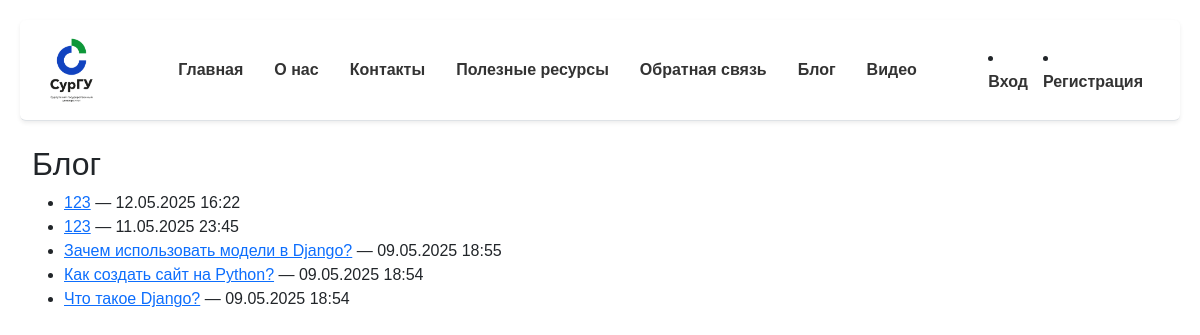
Screenshot of /blog/ with the database file from the repository.
### app/models.py (models this page shows, shortened)
class Blog(models.Model):
    title = models.CharField(max_length=200, verbose_name="Заголовок")
    description = models.TextField(verbose_name="Краткое содержание")
    content = models.TextField(verbose_name="Полное содержание")
    posted = models.DateTimeField(default=datetime.now, db_index=True, verbose_name="Опубликована")
    author = models.ForeignKey(User, null=True, blank=True, on_delete=models.SET_NULL, verbose_name="Автор")
    image = models.ImageField(upload_to='blog_images/', null=True, blank=True, verbose_name="Изображение")
    class Meta:
        verbose_name = "Статья блога"
        verbose_name_plural = "Статьи блога"

### app/views.py (the view)
# urls.py: path('blog/', views.blog_list, name='blog_list'),
def blog_list(request):
    blogs = Blog.objects.all().order_by('-posted')
    return render(request, 'app/blog_list.html', {'blogs': blogs, 'title': 'Блог'})

### app/templates/app/blog_list.html (shortened to what this page needs)
{% extends 'app/layout.html' %}
{% block content %}
<h2>Блог</h2>
<ul>
  {% for blog in blogs %}
    <li><a href="{% url 'blog_detail' blog.pk %}">{{ blog.title }}</a> — {{ blog.posted|date:"d.m.Y H:i" }}</li>
  {% empty %}
    <li>Нет записей</li>
  {% endfor %}
</ul>
{% endblock %}

### app/templates/app/layout.html (shortened to what this page needs)
{% load static %}
<!DOCTYPE html>
<html lang="ru">
<head>
    <link rel="stylesheet" href="https://cdn.jsdelivr.net/npm/bootstrap@5.3.0/dist/css/bootstrap.min.css">
    <link rel="stylesheet" href="{% static 'app/content/site.css' %}">
</head>
<body>
<nav class="navbar navbar-expand-lg navbar-light bg-white border-bottom shadow-sm mb-4">
    <div class="container-fluid" style="max-width: 1200px; margin: 0 auto;">
        <a class="navbar-brand me-4" href="{% url 'home' %}">
            <img src="{% static 'app/content/logo.png' %}" alt="Логотип" height="70">
        </a>
        <div class="collapse navbar-collapse justify-content-between" id="navbarMenu">
            <ul class="navbar-nav mx-auto justify-content-center">
    <li class="nav-item"><a class="nav-link" href="{% url 'home' %}">Главная</a></li>
    <li class="nav-item"><a class="nav-link" href="{% url 'about' %}">О нас</a></li>
    <li class="nav-item"><a class="nav-link" href="{% url 'contact' %}">Контакты</a></li>
    <li class="nav-item"><a class="nav-link" href="{% url 'links' %}">Полезные ресурсы</a></li>
    <li class="nav-item"><a class="nav-link" href="{% url 'pool' %}">Обратная связь</a></li>
    <li class="nav-item"><a class="nav-link" href="{% url 'blog_list' %}">Блог</a></li>
    <li class="nav-item"><a class="nav-link" href="{% url 'videopost' %}">Видео</a></li>
</ul>
            <div class="d-flex align-items-center">
                {% if user.is_authenticated %}
    <div class="d-flex flex-column align-items-end ms-auto">
        <span class="text-muted small">{{ user.username }}</span>
        <form method="post" action="{% url 'logout' %}" style="margin: 0;">
            {% csrf_token %}
            <button type="submit" class="btn btn-link nav-link p-0">Выход</button>
        </form>
    </div>
            {% else %}
    <li class="nav-item"><a class="nav-link" href="{% url 'login' %}">Вход</a></li>
    <li class="nav-item"><a class="nav-link" href="{% url 'registration' %}">Регистрация</a></li>
            {% endif %}
            </div>
        </div>
    </div>
</nav>
<div class="container" style="max-width: 1200px;">
    {% block content %}{% endblock %}
</div>
</body>
</html>

### app/static/app/content/site.css (style rules this page uses)
body { font-family: Arial, sans-serif; padding: 20px; background-color: #fff; }
.navbar { margin-bottom: 20px; background-color: #f8f9fa; padding: 10px; border-radius: 6px; }
.navbar a { margin-right: 15px; text-decoration: none; color: #333; font-weight: bold; }

### rows the page displays
Blog: title "123", posted "12.05.2025 16:22"
Blog: title "123", posted "11.05.2025 23:45"
Blog: title "Зачем использовать модели в Django?", posted "09.05.2025 18:55"
Blog: title "Как создать сайт на Python?", posted "09.05.2025 18:54"
Blog: title "Что такое Django?", posted "09.05.2025 18:54"
